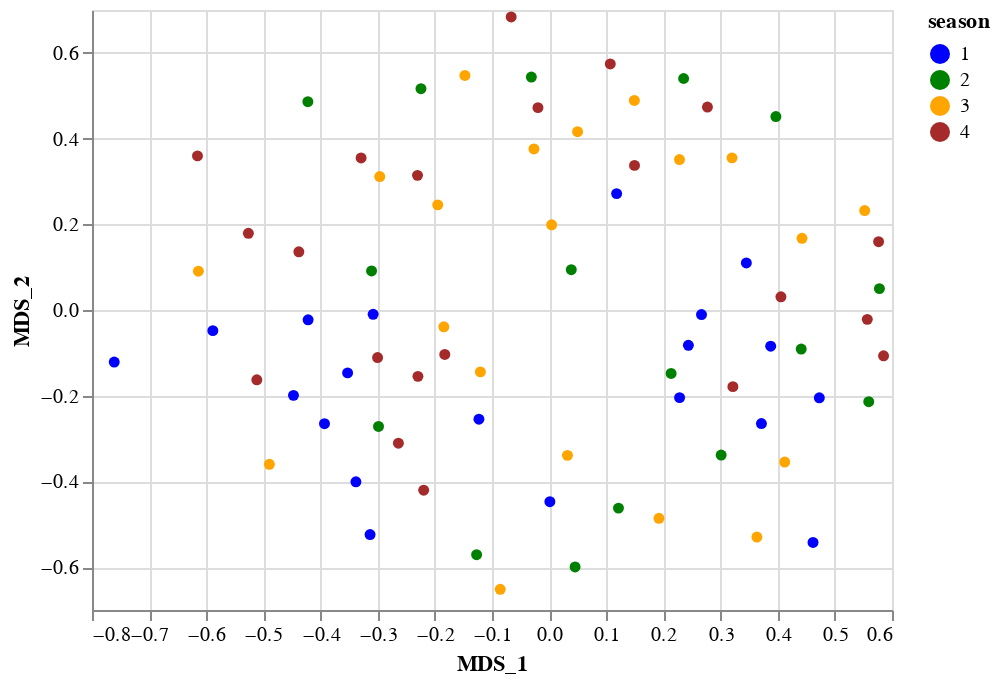

Write notebook code for a chart like this one.
### Code cell
kegg_mds_chart = visualize_with_mds(kegg_pairwise, START_DATE, END, path_genomics_78)
kegg_mds_chart

### Figure 1 — Vega-Lite specification as saved in the notebook (floating-point values rounded to 4 significant figures)
{"config": {"view": {"continuousWidth": 400, "continuousHeight": 300}}, "data": {"name": "data-1abafed6d045884eac4cf73ab44cdf2b"}, "mark": {"type": "circle", "opacity": 1}, "encoding": {"color": {"type": "nominal", "field": "season", "scale": {"range": ["blue", "green", "orange", "brown"]}}, "x": {"type": "quantitative", "field": "MDS_1"}, "y": {"type": "quantitative", "field": "MDS_2"}}, "$schema": "https://vega.github.io/schema/vega-lite/v4.8.1.json", "datasets": {"data-1abafed6d045884eac4cf73ab44cdf2b": [{"DateTime": "2012-01-09T00:00:00", "MDS_1": 0.3877, "MDS_2": -0.08444, "season": 1}, {"DateTime": "2011-04-25T00:00:00", "MDS_1": -0.0311, "MDS_2": 0.5435, "season": 2}, {"DateTime": "2012-01-23T00:00:00", "MDS_1": 0.1181, "MDS_2": 0.2715, "season": 1}, {"DateTime": "2011-11-28T00:00:00", "MDS_1": -0.3291, "MDS_2": 0.3548, "season": 4}, {"DateTime": "2011-11-29T00:00:00", "MDS_1": 0.107, "MDS_2": 0.5741, "season": 4}, {"DateTime": "2011-08-08T00:00:00", "MDS_1": 0.03204, "MDS_2": -0.3392, "season": 3}, {"DateTime": "2011-06-13T00:00:00", "MDS_1": 0.5522, "MDS_2": 0.232, "season": 3}, {"DateTime": "2012-02-13T00:00:00", "MDS_1": 0.3715, "MDS_2": -0.2651, "season": 1}, {"DateTime": "2011-07-04T00:00:00", "MDS_1": 0.2281, "MDS_2": 0.351, "season": 3}, {"DateTime": "2011-11-07T00:00:00", "MDS_1": -0.5263, "MDS_2": 0.1789, "season": 4}, {"DateTime": "2011-12-05T00:00:00", "MDS_1": -0.7611, "MDS_2": -0.1215, "season": 1}, {"DateTime": "2011-10-31T00:00:00", "MDS_1": 0.1494, "MDS_2": 0.3374, "season": 4}, {"DateTime": "2011-04-18T00:00:00", "MDS_1": 0.5593, "MDS_2": -0.2139, "season": 2}, {"DateTime": "2011-10-17T00:00:00", "MDS_1": 0.277, "MDS_2": 0.4736, "season": 4}, {"DateTime": "2011-08-09T00:00:00", "MDS_1": 0.004357, "MDS_2": 0.1989, "season": 3}, {"DateTime": "2012-03-12T00:00:00", "MDS_1": 0.2135, "MDS_2": -0.148, "season": 2}, {"DateTime": "2011-05-16T00:00:00", "MDS_1": -0.1269, "MDS_2": -0.571, "season": 2}, {"DateTime": "2011-12-06T00:00:00", "MDS_1": 0.2283, "MDS_2": -0.2044, "season": 1}, {"DateTime": "2011-12-19T00:00:00", "MDS_1": 0.4728, "MDS_2": -0.2048, "season": 1}, {"DateTime": "2011-08-29T00:00:00", "MDS_1": -0.1843, "MDS_2": -0.03928, "season": 3}, {"DateTime": "2011-04-19T00:00:00", "MDS_1": 0.03876, "MDS_2": 0.0941, "season": 2}, {"DateTime": "2011-04-26T00:00:00", "MDS_1": 0.3011, "MDS_2": -0.3384, "season": 2}, {"DateTime": "2012-02-27T00:00:00", "MDS_1": -0.4218, "MDS_2": -0.02278, "season": 1}, {"DateTime": "2012-02-14T00:00:00", "MDS_1": -0.1229, "MDS_2": -0.2548, "season": 1}, {"DateTime": "2011-08-22T00:00:00", "MDS_1": 0.4425, "MDS_2": 0.1673, "season": 3}, {"DateTime": "2011-05-17T00:00:00", "MDS_1": 0.04541, "MDS_2": -0.5996, "season": 2}, {"DateTime": "2011-06-06T00:00:00", "MDS_1": 0.32, "MDS_2": 0.355, "season": 3}, {"DateTime": "2011-11-21T00:00:00", "MDS_1": -0.3002, "MDS_2": -0.1109, "season": 4}, {"DateTime": "2011-08-09T00:00:00", "MDS_1": 0.04976, "MDS_2": 0.416, "season": 3}, {"DateTime": "2011-08-09T00:00:00", "MDS_1": -0.1474, "MDS_2": 0.5472, "season": 3}, {"DateTime": "2012-02-06T00:00:00", "MDS_1": 0.4618, "MDS_2": -0.5425, "season": 1}, {"DateTime": "2012-02-28T00:00:00", "MDS_1": 0.001285, "MDS_2": -0.4474, "season": 1}, {"DateTime": "2011-07-11T00:00:00", "MDS_1": -0.4896, "MDS_2": -0.3601, "season": 3}, {"DateTime": "2011-10-24T00:00:00", "MDS_1": -0.2304, "MDS_2": 0.3142, "season": 4}, {"DateTime": "2011-10-03T00:00:00", "MDS_1": 0.5765, "MDS_2": 0.1594, "season": 4}, {"DateTime": "2011-07-05T00:00:00", "MDS_1": 0.1922, "MDS_2": -0.4862, "season": 3}, {"DateTime": "2012-01-24T00:00:00", "MDS_1": -0.4474, "MDS_2": -0.1992, "season": 1}, {"DateTime": "2012-02-14T00:00:00", "MDS_1": -0.308, "MDS_2": -0.01003, "season": 1}, {"DateTime": "2011-06-20T00:00:00", "MDS_1": -0.08558, "MDS_2": -0.6517, "season": 3}, {"DateTime": "2011-11-22T00:00:00", "MDS_1": -0.2296, "MDS_2": -0.1549, "season": 4}, {"DateTime": "2011-04-19T00:00:00", "MDS_1": -0.4222, "MDS_2": 0.4859, "season": 2}, {"DateTime": "2012-01-10T00:00:00", "MDS_1": -0.3527, "MDS_2": -0.1467, "season": 1}, {"DateTime": "2011-10-10T00:00:00", "MDS_1": 0.5852, "MDS_2": -0.1068, "season": 4}, {"DateTime": "2011-10-04T00:00:00", "MDS_1": -0.6154, "MDS_2": 0.3596, "season": 4}, {"DateTime": "2011-10-18T00:00:00", "MDS_1": -0.1826, "MDS_2": -0.1038, "season": 4}, {"DateTime": "2011-05-30T00:00:00", "MDS_1": -0.3108, "MDS_2": 0.09106, "season": 2}, {"DateTime": "2011-09-19T00:00:00", "MDS_1": -0.438, "MDS_2": 0.1359, "season": 4}, {"DateTime": "2011-11-29T00:00:00", "MDS_1": -0.2195, "MDS_2": -0.4206, "season": 4}, {"DateTime": "2011-04-19T00:00:00", "MDS_1": 0.1214, "MDS_2": -0.4623, "season": 2}, {"DateTime": "2012-03-13T00:00:00", "MDS_1": -0.2243, "MDS_2": 0.5163, "season": 2}, {"DateTime": "2012-03-13T00:00:00", "MDS_1": 0.3968, "MDS_2": 0.4513, "season": 2}, {"DateTime": "2011-08-23T00:00:00", "MDS_1": 0.3636, "MDS_2": -0.5297, "season": 3}, {"DateTime": "2011-12-06T00:00:00", "MDS_1": -0.5885, "MDS_2": -0.04817, "season": 1}, {"DateTime": "2011-07-05T00:00:00", "MDS_1": -0.2964, "MDS_2": 0.3113, "season": 3}, {"DateTime": "2011-04-26T00:00:00", "MDS_1": 0.578, "MDS_2": 0.04989, "season": 2}, {"DateTime": "2011-07-05T00:00:00", "MDS_1": -0.0266, "MDS_2": 0.3757, "season": 3}, {"DateTime": "2011-08-01T00:00:00", "MDS_1": -0.1203, "MDS_2": -0.1444, "season": 3}, {"DateTime": "2011-11-29T00:00:00", "MDS_1": 0.5567, "MDS_2": -0.02183, "season": 4}, {"DateTime": "2011-06-07T00:00:00", "MDS_1": 0.4122, "MDS_2": -0.3547, "season": 3}, {"DateTime": "2012-01-02T00:00:00", "MDS_1": -0.3381, "MDS_2": -0.4009, "season": 1}, {"DateTime": "2011-10-11T00:00:00", "MDS_1": 0.4056, "MDS_2": 0.03073, "season": 4}, {"DateTime": "2011-12-06T00:00:00", "MDS_1": 0.2666, "MDS_2": -0.01067, "season": 1}, {"DateTime": "2011-12-20T00:00:00", "MDS_1": -0.3931, "MDS_2": -0.2652, "season": 1}, {"DateTime": "2011-06-21T00:00:00", "MDS_1": -0.195, "MDS_2": 0.2453, "season": 3}, {"DateTime": "2011-05-17T00:00:00", "MDS_1": -0.2986, "MDS_2": -0.2716, "season": 2}, {"DateTime": "2011-10-18T00:00:00", "MDS_1": 0.3215, "MDS_2": -0.1788, "season": 4}, {"DateTime": "2011-09-26T00:00:00", "MDS_1": -0.06646, "MDS_2": 0.6838, "season": 4}, {"DateTime": "2011-12-12T00:00:00", "MDS_1": -0.3134, "MDS_2": -0.5239, "season": 1}, {"DateTime": "2012-01-16T00:00:00", "MDS_1": 0.2437, "MDS_2": -0.08248, "season": 1}, {"DateTime": "2011-05-23T00:00:00", "MDS_1": 0.4412, "MDS_2": -0.09116, "season": 2}, {"DateTime": "2011-07-12T00:00:00", "MDS_1": -0.6138, "MDS_2": 0.09043, "season": 3}, {"DateTime": "2011-04-11T00:00:00", "MDS_1": 0.2354, "MDS_2": 0.5402, "season": 2}, {"DateTime": "2011-11-22T00:00:00", "MDS_1": -0.5116, "MDS_2": -0.1628, "season": 4}, {"DateTime": "2011-11-22T00:00:00", "MDS_1": -0.2638, "MDS_2": -0.3109, "season": 4}, {"DateTime": "2012-02-14T00:00:00", "MDS_1": 0.3451, "MDS_2": 0.1098, "season": 1}, {"DateTime": "2011-09-05T00:00:00", "MDS_1": -0.01958, "MDS_2": 0.4722, "season": 4}, {"DateTime": "2011-07-05T00:00:00", "MDS_1": 0.1491, "MDS_2": 0.4889, "season": 3}]}}
